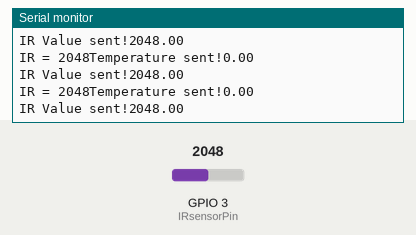
Recording of a sketch running on a simulated ESP32. Parts: the last lines printed to the serial monitor. The inputs (shaded band) are chosen by the test bench; at power-on: GPIO 3 (IRsensorPin) = 2048. WiFi joins after 1.5 s; servers stay silent unless stated; no MQTT or app messages arrive unless stated.

Above: at 4.2 s.
4.3 s: GPIO 3 (IRsensorPin) set to 11
At 4.38 s:
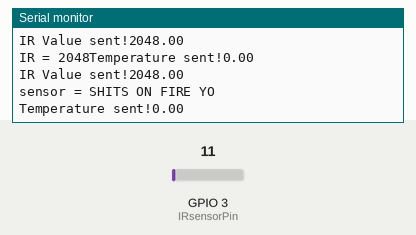
5.8 s: GPIO 3 (IRsensorPin) set to 8
At 7.6 s:
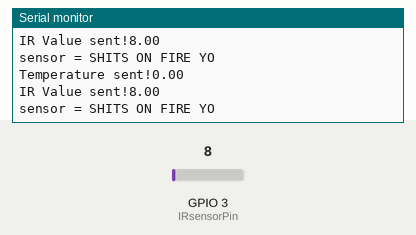
Timing chart, 0 to 9.1 s (numbered marks = the images above; inputs shaded):
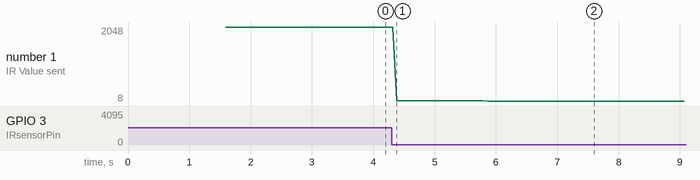

The sketch:

MQTT_en_Kilians_code_samengevoegd.ino
```cpp
#include "PubSubClient.h" // Connect and publish to the MQTT broker

// Code for the ESP32
#include "WiFi.h" // Enables the ESP32 to connect to the local network (via WiFi)

// WiFi
const char* ssid = "Devin_hotspot";  // Your personal network SSID
const char* wifi_password = "harpoen1"; // Your personal network password

// MQTT
const char* mqtt_server = "raspberrypi.local";  // IP of the MQTT broker
const char* test_topic = "home/test";
const char* mqtt_username = "test"; // MQTT username
const char* mqtt_password = "password"; // MQTT password
const char* clientID = "client_test"; // MQTT client ID

// Init pins
int IRsensorPin = 3;
int tempSensorPin = 1;

int tempSensorValue = 0;
int IRsensorValue = 0;

// Initialise the WiFi and MQTT Client objects
WiFiClient wifiClient;
// 1883 is the listener port for the Broker
PubSubClient client(mqtt_server, 1883, wifiClient);


// Custom function to connet to the MQTT broker via WiFi
void connect_MQTT(){
  Serial.print("Connecting to ");
  Serial.println(ssid);

  // Connect to the WiFi
  WiFi.begin(ssid, wifi_password);

  // Wait until the connection has been confirmed before continuing
  while (WiFi.status() != WL_CONNECTED) {
    delay(500);
    Serial.print(".");
  }

  // Debugging - Output the IP Address of the ESP8266
  Serial.println("WiFi connected");
  Serial.print("IP address: ");
  Serial.println(WiFi.localIP());

  // Connect to MQTT Broker
  // client.connect returns a boolean value to let us know if the connection was successful.
  // If the connection is failing, make sure you are using the correct MQTT Username and Password (Setup Earlier in the Instructable)
  if (client.connect(clientID, mqtt_username, mqtt_password)) {
    Serial.println("Connected to MQTT Broker!");
  }
  else {
    Serial.println("Connection to MQTT Broker failed...");
  }
}


void setup() {
  Serial.begin(9600);
  connect_MQTT();
}

void loop() {
  Serial.setTimeout(2000);

  IRsensorValue = analogRead(IRsensorPin);
 // tempSensorValue = analogRead(tempSensorPin);
  delay(40);

  float i = IRsensorValue;
  float t = tempSensorValue;

//  if(IRsensorValue>1000 && tempSensorValue>1000) {
//    Serial.print("IR = " );
//    Serial.print(IRsensorValue);
//    Serial.print(" and Temp = ");
//    Serial.println(tempSensorValue);
//  }

   if(IRsensorValue>1000) {
    Serial.print("IR = " );
    Serial.print(IRsensorValue);
    }

  if(IRsensorValue<1000) {
    Serial.print("sensor = ");
    Serial.println("SHITS ON FIRE YO");
  }

 // if(IRsensorValue<1000 && tempSensorValue<1000){
 //   Serial.print("sensor = " );
 //   Serial.println("SHITS ON FIRE YO");
 // }

  // MQTT can only transmit strings
  String IRstring="IR: "+String((float)i)+" & Temp: "+String((float)t)+" C ";

  // PUBLISH to the MQTT Broker (topic = Test, defined at the beginning)
  if (client.publish(test_topic, String(t).c_str())) {
    Serial.println("Temperature sent!"+String(t));
  }
  // Again, client.publish will return a boolean value depending on whether it succeded or not.
  // If the message failed to send, we will try again, as the connection may have broken.
  else {
    Serial.println("Temperature failed to send. Reconnecting to MQTT Broker and trying again");
    client.connect(clientID, mqtt_username, mqtt_password);
    delay(100); // This delay ensures that client.publish doesn't clash with the client.connect call
    client.publish(test_topic, String(t).c_str());
  }

  // PUBLISH to the MQTT Broker (topic = test, defined at the beginning)
  if (client.publish(test_topic, String(i).c_str())) {
    Serial.println("IR Value sent!"+String(i));
  }
  // Again, client.publish will return a boolean value depending on whether it succeded or not.
  // If the message failed to send, we will try again, as the connection may have broken.
  else {
    Serial.println("IR value failed to send. Reconnecting to MQTT Broker and trying again");
    client.connect(clientID, mqtt_username, mqtt_password);
    delay(100); // This delay ensures that client.publish doesn't clash with the client.connect call
    client.publish(test_topic, String(i).c_str());
  }      // print new values every 1 Minute
}
```

Measured:
- the behaviour switches between 10 and 9 on GPIO 3 (IRsensorPin) (found by bisection; images 1 and 2)
- after the input at 4.3 s, the serial monitor: prints a new line after 0.07 s (image 1)
- after the input at 5.8 s, the serial monitor: prints a new line after 0.06 s (image 2)
- plotted number 1: 2048 → 11 after the input at 4.3 s, 11 → 8 after the input at 5.8 s
